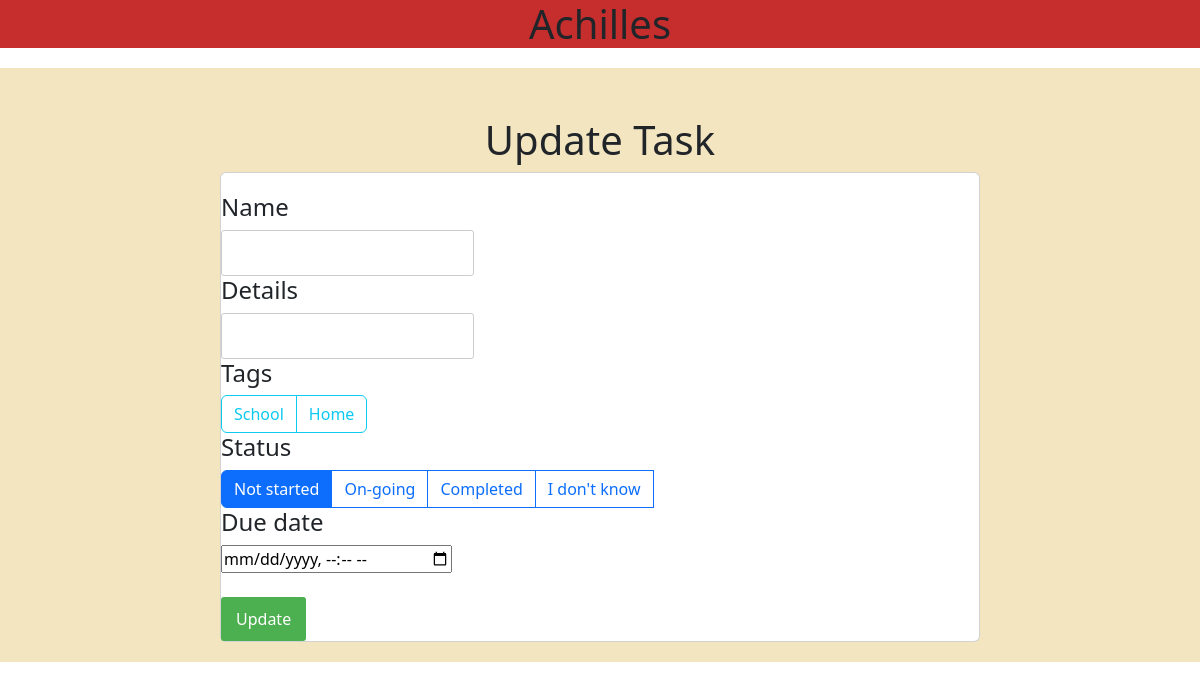
Screenshot of /update/2 with the database file from the repository.
### tables this page shows
CREATE TABLE Tags (
    TID INTEGER PRIMARY KEY AUTOINCREMENT,
    Name VARCHAR(255) UNIQUE
);

CREATE TABLE Status (
    SID INTEGER PRIMARY KEY AUTOINCREMENT,
    Name VARCHAR(255) UNIQUE
);

CREATE TABLE Tasks (
    TID INTEGER PRIMARY KEY AUTOINCREMENT,
    Name VARCHAR(255) DEFAULT 'No-Name' NOT NULL,
    Details VARCHAR(255) DEFAULT NULL,
    SID INTEGER DEFAULT 0 NOT NULL,
    DDate datetime,
    FOREIGN KEY (SID) REFERENCES Status(SID)
);

### app.py (the view)
@app.route('/update/<int:id>', methods=['GET', 'POST'])
def update(id):
    if request.method == 'POST':
        cont = request.form['con']
        det = request.form['det']
        opt = int(request.form['opt'])
        date = request.form['date']
        try:
            gg = ()
            if len(date) == 0:
                gg = (cont, det, opt, id)
                cur.execute("UPDATE Tasks SET Name = ?, Details = ?, SID = ? WHERE TID = ?", gg)
            else:
                gg = (cont, det, opt, datetime.strptime(date, "%Y-%m-%dT%H:%M"), id)
                cur.execute("UPDATE Tasks SET Name = ?, Details = ?, SID = ?, DDate = ? WHERE TID = ?", gg)
            cur.execute("DELETE FROM TT WHERE TkID = ?", (id,))
            for i in request.form:
                if 'tag' in i:
                    cur.execute("INSERT INTO TT (TkID, TgID) VALUES (?, ?)",(id, request.form[i]))
            con.commit()
            return redirect('/')
        except:
            return render_template('error.html', s="There was an error  ")
    else:
        item = raww(f"SELECT * FROM Tasks WHERE TID = {id}")
        status = raww("SELECT * FROM Status")
        item = item[0]
        tags = raww("SELECT * FROM Tags")
        tt = raww("SELECT * FROM TT")
        print(item)
        if len(item) == 0:
            return render_template('error.html', s="Task ID invalid")
        return render_template('update.html', item=item, status=status, tags=tags,tt=tt)

### db.py (called while the page is built)
def raww(query):
    res = cur.execute(query)
    res = res.fetchall()
    con.commit()
    return res

### templates/update.html (shortened to what this page needs)
{% extends 'base.html' %}
{% block body %}
<div class="content pt-5">
    <h1>Update Task</h1>
    <div class="card">
        <form action="/update/{{item[0]}}" method="POST">
            <h4>Name</h4>
            <input type="text" name="con" id="con" value="{{item[1]}}">
            <br />
            <h4>Details</h4>
            <input type="text" name="det" id="det" value="{{item[2]}}">
            <br />
            <h4>Tags</h4>
            <div class="btn-group" role="group" aria-label="Basic checkbox toggle button group">
                {% for tag in tags %}
                <label class="btn btn-outline-info" for="btncheck{{tag[0]}}">{{tag[1]}}</label>
                {% endfor %}
            </div>
            <h4>Status</h4>
            <div class="btn-group" role="group" aria-label="Basic radio toggle button group">
                {% for i in status %}
                <label class="btn btn-outline-primary" for="status{{i[0]}}">{{i[1]}}</label>
                <br />
                {% endfor %}
            </div>
            <h4>Due date</h4>
            <input type="datetime-local" name="date" value="{{item[4]}}" id="deadline">
            <br />
            <br />
            <input type="submit" value="Update">
        </form>
    </div>
</div>
{% endblock %}

### static/css/main.css (style rules this page uses)
body { font-family: Arial, sans-serif; margin: 0; padding: 0; }
.content { max-width: 800px; margin: 20px auto; padding: 20px; }
h1 { text-align: center; margin-bottom: 20px; }
form { margin-top: 20px; }
input[type="text"] { padding: 10px; border: 1px solid #ccc; border-radius: 3px; }
input[type="submit"] { padding: 10px 15px; background-color: #4caf50; color: white; border: none; cursor: pointer; border-radius: 3px; }

### rows the page displays
Tags: Name "School"
Tags: Name "Home"
Status: Name "Not started"
Status: Name "On-going"
Status: Name "Completed"
Status: Name "I don't know"
